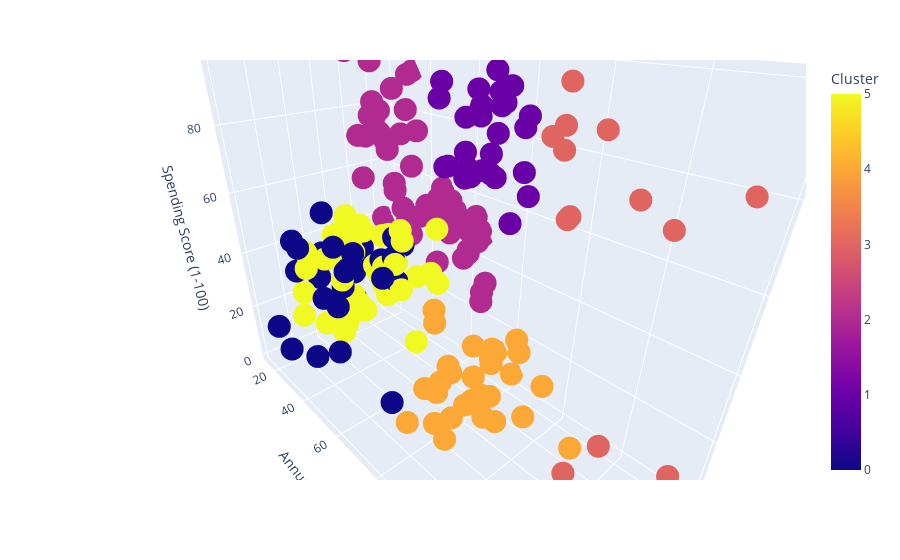

Notebook code cell kept with this figure:
### Code cell
fig = px.scatter_3d(df, x='Age', y='Annual Income (k$)', z='Spending Score (1-100)', color='Cluster')
fig.show()

### Figure 1 — Plotly figure (JSON) as saved in the notebook; plotly's stock layout.template omitted (floating-point values rounded to 4 significant figures; data arrays with more than 128 entries replaced by an {"elided": "..."} marker saying what was removed)
{"data": [{"hovertemplate": "Age=%{x}<br>Annual Income (k$)=%{y}<br>Spending Score (1-100)=%{z}<br>Cluster=%{marker.color}<extra></extra>", "legendgroup": "", "marker": {"color": {"elided": "200 int values"}, "coloraxis": "coloraxis", "symbol": "circle"}, "mode": "markers", "name": "", "scene": "scene", "showlegend": false, "type": "scatter3d", "x": {"elided": "200 int values"}, "y": {"elided": "200 int values"}, "z": {"elided": "200 int values"}}], "layout": {"autosize": true, "coloraxis": {"colorbar": {"title": {"text": "Cluster"}}, "colorscale": [[0, "#0d0887"], [0.1111, "#46039f"], [0.2222, "#7201a8"], [0.3333, "#9c179e"], [0.4444, "#bd3786"], [0.5556, "#d8576b"], [0.6667, "#ed7953"], [0.7778, "#fb9f3a"], [0.8889, "#fdca26"], [1, "#f0f921"]]}, "legend": {"tracegroupgap": 0}, "margin": {"t": 60}, "scene": {"aspectmode": "auto", "aspectratio": {"x": 0.6093, "y": 1.429, "z": 1.148}, "camera": {"center": {"x": 0, "y": 0, "z": 0}, "eye": {"x": 0.8474, "y": 0.9359, "z": 0.6823}, "projection": {"type": "perspective"}, "up": {"x": 0.002368, "y": -0.002549, "z": 1.0}}, "domain": {"x": [0, 1], "y": [0, 1]}, "xaxis": {"title": {"text": "Age"}, "type": "linear"}, "yaxis": {"title": {"text": "Annual Income (k$)"}, "type": "linear"}, "zaxis": {"title": {"text": "Spending Score (1-100)"}, "type": "linear"}}}}
